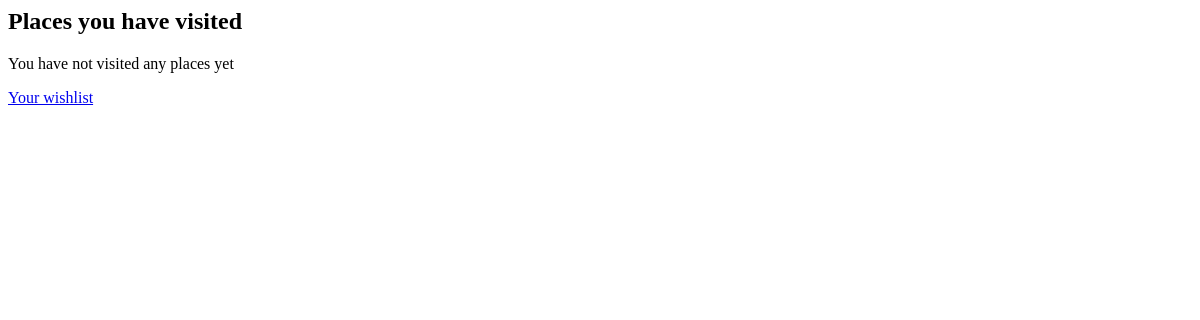
The page /visited on the database as committed earlier.
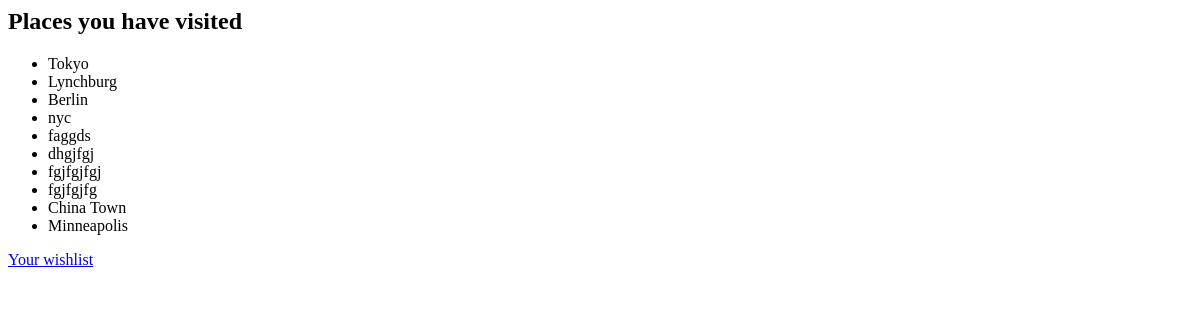
The same page on the database as committed later.
### travel_wishlist/models.py (models this page shows, shortened)
class Place(models.Model):
    name = models.CharField(max_length=200)
    visited = models.BooleanField(default=False)

### travel_wishlist/views.py (the view)
# urls.py: path('visited', views.places_visited, name='places_visited'),
def places_visited(request):
    visited = Place.objects.filter(visited=True)
    return render(request, 'travel_wishlist/visited.html', {'visited': visited})

### travel_wishlist/templates/travel_wishlist/visited.html
<h2>Places you have visited</h2>
{% if visited %}
<ul>
    {% for place in visited %}
        <li>{{ place.name }} </li>
    {% endfor %}
</ul>
{% else %}
<p>You have not visited any places yet </p>
{% endif %}
<a href="{% url 'place_list' %}">Your wishlist</a>

Rows that differ between the two databases and show on the page:
now on this page (row edited): Place: name "Tokyo"
now on this page (row edited): Place: name "Lynchburg"
now on this page (row edited): Place: name "Berlin"
now on this page (row edited): Place: name "nyc"
added Place: name "faggds"
added Place: name "dhgjfgj"
added Place: name "fgjfgjfgj"
added Place: name "fgjfgjfg"
added Place: name "China Town"
added Place: name "Minneapolis"
Other text that changed with them:
text no longer shown: "You have not visited any places yet"
